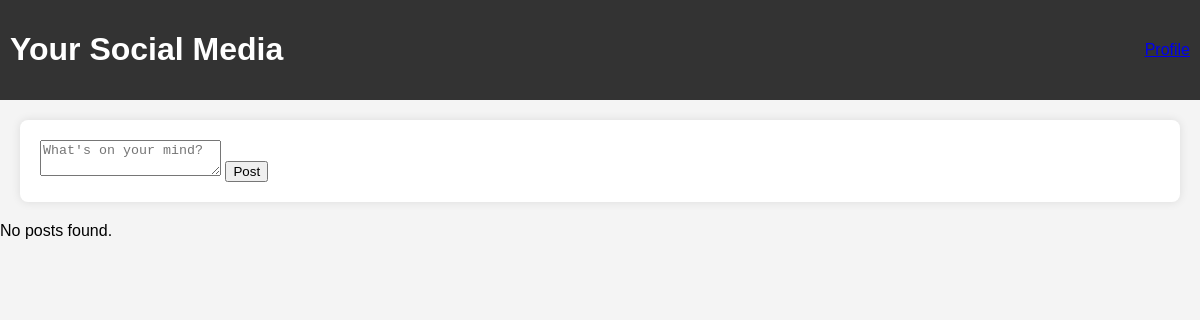
Before: /site.php (signed in) with the older database file.
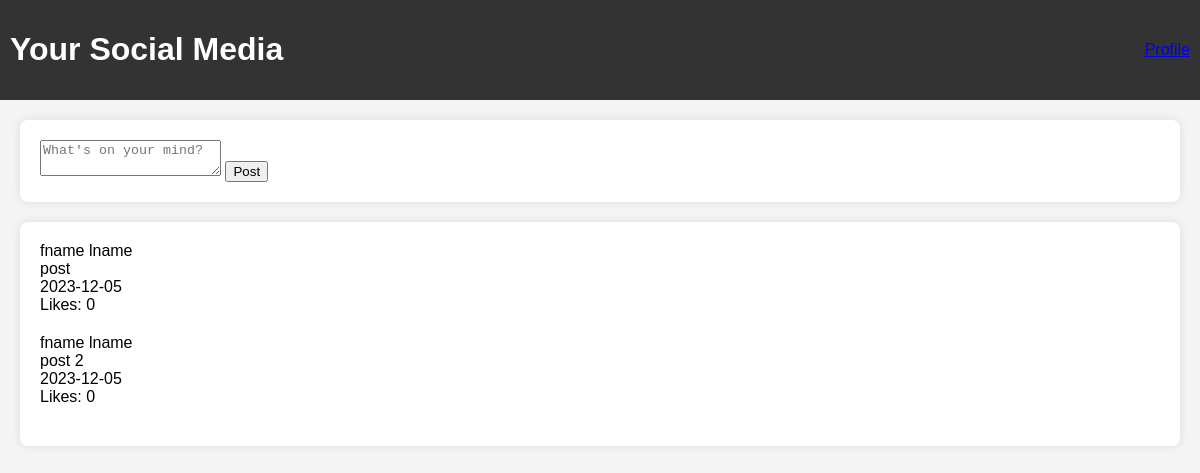
After: the same page with the newer database file.
### tables this page shows
CREATE TABLE `Post` (
  `PostID` int NOT NULL AUTO_INCREMENT,
  `UserID` int DEFAULT NULL,
  `Content` varchar(255) DEFAULT NULL,
  `PostDate` date DEFAULT NULL,
  `Likes` int DEFAULT NULL,
  PRIMARY KEY (`PostID`),
  KEY `UserID` (`UserID`),
  CONSTRAINT `Post_ibfk_1` FOREIGN KEY (`UserID`) REFERENCES `User` (`UserID`)
);

CREATE TABLE `User` (
  `UserID` int NOT NULL AUTO_INCREMENT,
  `Username` varchar(255) DEFAULT NULL,
  `Email` varchar(255) DEFAULT NULL,
  `Password` varchar(255) DEFAULT NULL,
  `FirstName` varchar(255) DEFAULT NULL,
  `LastName` varchar(255) DEFAULT NULL,
  `DOB` date DEFAULT NULL,
  `PFP` varchar(255) DEFAULT NULL,
  `Location` varchar(255) DEFAULT NULL,
  `Bio` text,
  `Registered` date DEFAULT NULL,
  PRIMARY KEY (`UserID`)
);

### back-end/get-posts.php (the view, shortened to what this page needs)
<?php
include($_SERVER['DOCUMENT_ROOT'].'/back-end/db.php');
$selectQuery = "SELECT
                    P.Content,
                    P.PostDate,
                    P.Likes,
                    U.FirstName,
                    U.LastName
                FROM
                    socialsync.Post P
                JOIN
                    socialsync.User U ON P.UserID = U.UserID
                ORDER BY
                    P.PostDate DESC";
$result = $conn->query($selectQuery);
if ($result->num_rows > 0) {
    echo '<div class="post-container">';
    while ($row = $result->fetch_assoc()) {
        echo '<div class="post">';
        echo "<p>" . $row['FirstName'] . " " . $row['LastName'];
        echo "<p>" . $row['Content'] . "</p>";
        echo "<p>" . $row['PostDate'] . "</p>";
        echo "<p>Likes: " . $row['Likes'] . "</p>";
        echo "</div>";
    }
    echo "</div>";
} else {
    echo "No posts found.";
}
?>

### site.php (shortened to what this page needs)
<!DOCTYPE html>
<html lang="en">
<head>
</head>
<body>
<div class="navbar">
    <h1>Your Social Media</h1>
    <div class="profile-icon">
        <a href="profile.html">Profile</a>
    </div>
</div>
<div class="post-container">
    <form action="/back-end/create-post.php" method="post">
        <textarea name="post_content" placeholder="What's on your mind?"></textarea>
        <input type="submit" value="Post">
    </form>
</div>
<?php include($_SERVER['DOCUMENT_ROOT'].'/back-end/get-posts.php'); ?>
</body>
</html>

### site.php (style rules this page uses)
body { font-family: Arial, sans-serif; background-color: #f4f4f4; margin: 0; padding: 0; }
.navbar { background-color: #333; padding: 10px; color: #fff; text-align: center; display: flex; justify-content: space-between; align-items: center; }
.post-container { margin: 20px; background-color: #fff; padding: 20px; border-radius: 8px; box-shadow: 0 0 10px rgba(0, 0, 0, 0.1); }
.post { margin-bottom: 20px; }
.post p { margin: 0; }
.profile-icon { color: #fff; margin-left: auto; }

Changed rows visible on the page:
added post: UserID.FirstName "fname", UserID.LastName "lname", Content "post", PostDate "2023-12-05", Likes "0"
added post: UserID.FirstName "fname", UserID.LastName "lname", Content "post 2", PostDate "2023-12-05", Likes "0"
Other visible differences:
text no longer shown: "No posts found."
